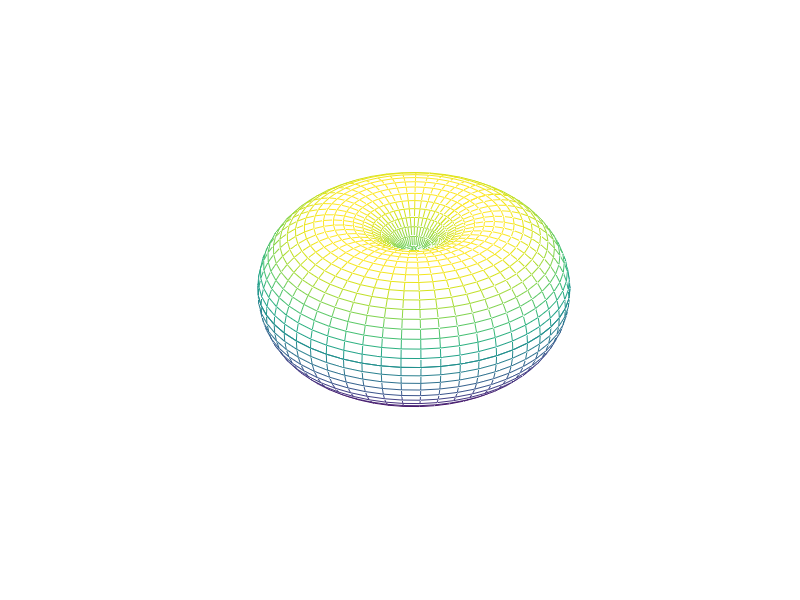

Here is the MATLAB script that generated this plot:
clc
clear

% Definir los parámetros de la dona
R = 5;  % Radio mayor
r = 5;  % Radio menor

% Definir los ángulos theta y phi
theta = linspace(0, 2*pi, 50);  % Ángulos en el plano horizontal
phi = linspace(0, 2*pi, 50);    % Ángulos en el plano vertical

% Crear las mallas de ángulos theta y phi
[Theta, Phi] = meshgrid(theta, phi);

% Calcular las coordenadas cartesianas para la dona
X = (R + r*cos(Theta)) .* cos(Phi);
Y = (R + r*cos(Theta)) .* sin(Phi);
Z = r*sin(Theta);

% Graficar la dona en 3D
figure(1);

surf(X, Y, Z, 'EdgeColor', 'interp', 'FaceColor', 'interp', 'FaceAlpha', 0);
axis equal;
view(3);
grid off
axis off;